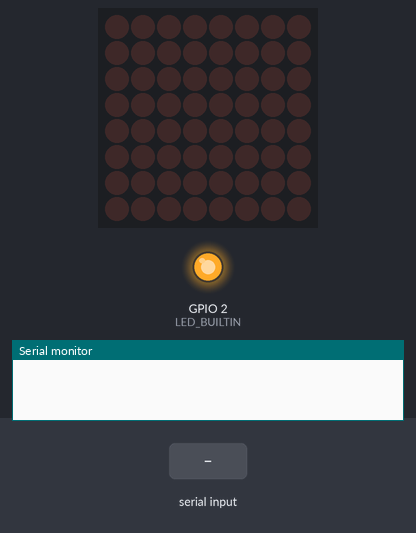
Bench run of a sketch on a simulated ESP8266 (NodeMCU). Parts: 8×8 LED matrix, output pins drawn as LEDs (lit = HIGH, except the on-board LED, lit = LOW), the last lines printed to the serial monitor. Inputs (shaded band) come from the test bench. WiFi joins after 1.5 s; servers stay silent unless stated.

Above: at 3.0 s.
3.1 s: "1" received over Serial
At 4.8 s:
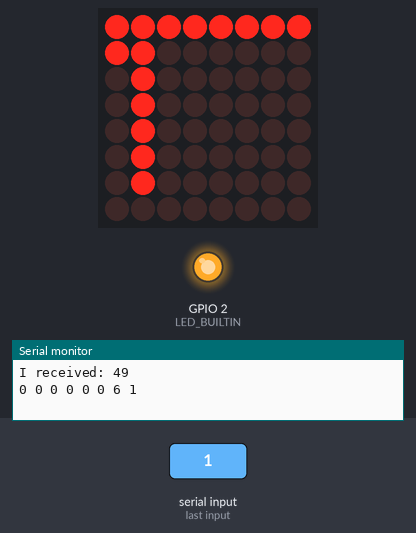
5.6 s: "0" received over Serial
At 7.8 s:
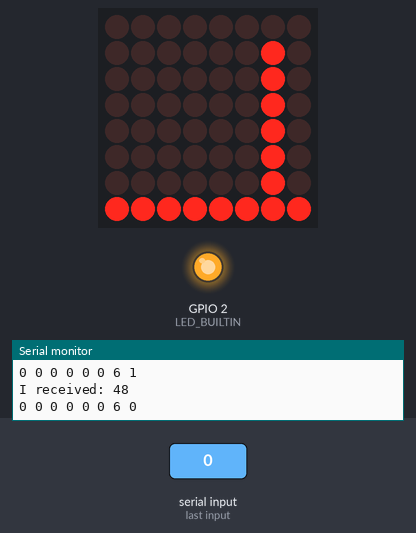
8.1 s: "2" received over Serial
At 9.9 s:
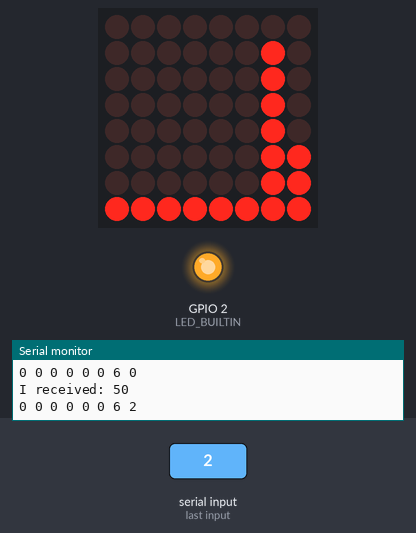
10.6 s: "1" received over Serial
At 12.9 s:
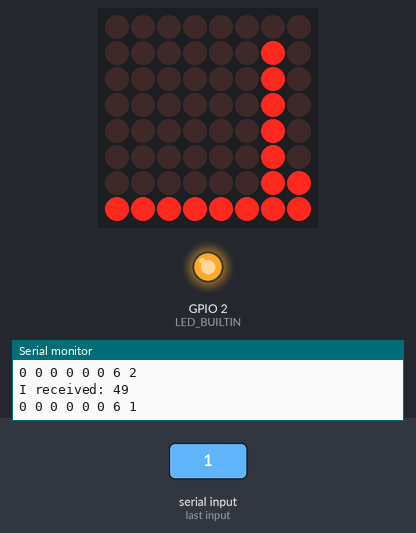
Timing chart, 0 to 14.1 s (numbered marks = the images above; inputs shaded):
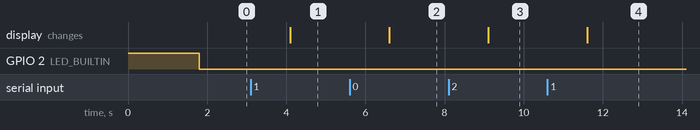

Measured:
- after the input at 3.1 s, the display: changes after 1.0 s (image 1)
- after the input at 5.6 s, the display: changes after 1.0 s (image 2)
- after the input at 8.1 s, the display: changes after 1.0 s (image 3)
- after the input at 10.6 s, the display: changes after 1.0 s (image 4)

The sketch:

ESP8266.ino
```cpp
// This is the code that was uploaded to the ESP8266. It decodes a value that it receives through Serial.
// It sends this information to the LED matrix.
// It connects the ESP8266 to a cell phone. It controls the LED matrix through WIFI communication.

// Libraries
#include "math.h"
// We utilized the math library by Arduino
#include <Wire.h>
// We utilized the Wire library by Arduino
#include <Adafruit_GFX.h>
// We utilized the Adafruit_GFX library by Adafruit
#include "Adafruit_LEDBackpack.h"
// We utilized the Adafruit_LEDBackpack library by Adafruit
#include <ESP8266WiFi.h>
// We utilized the ESP8266WiFi library by earlephilhower
// https://github.com/esp8266/Arduino/tree/master/libraries/ESP8266WiFi
#include <BlynkSimpleEsp8266.h>
// We utilized BlynkSimpleEsp8266 library by Blynk
// https://github.com/blynkkk/blynk-library


// Variables
#define BLYNK_PRINT Serial
#define SAMPLES 128
#define SAMPLING_FREQUENCY 9999
#define WIDTH 8

int incomingByte = 0;   // For incoming serial data
int incomingByte2 = 0;   // For incoming serial data
int incomingByte3 = 0;   // For incoming serial data

int ori = 2; // Orientation
boolean state = true; // ON or OFF

// Adafruit LED Matrix
uint16_t bottom_x0 = 0;
uint16_t bottom_x1 = 1;
uint16_t bottom_x2 = 2;
uint16_t bottom_x3 = 3;
uint16_t bottom_x4 = 4;
uint16_t bottom_x5 = 5;
uint16_t bottom_x6 = 6;
uint16_t bottom_x7 = 7;

uint16_t bottom_y0 = 0;
uint16_t bottom_y1 = 0;
uint16_t bottom_y2 = 0;
uint16_t bottom_y3 = 0;
uint16_t bottom_y4 = 0;
uint16_t bottom_y5 = 0;
uint16_t bottom_y6 = 0;
uint16_t bottom_y7 = 0;

uint16_t top_x0 = 0;
uint16_t top_x1 = 1;
uint16_t top_x2 = 2;
uint16_t top_x3 = 3;
uint16_t top_x4 = 4;
uint16_t top_x5 = 5;
uint16_t top_x6 = 6;
uint16_t top_x7 = 7;

// These are the values that will change depending on the FFT
uint16_t top_y0 = 0;
uint16_t top_y1 = 0;
uint16_t top_y2 = 0;
uint16_t top_y3 = 0;
uint16_t top_y4 = 0;
uint16_t top_y5 = 0;
uint16_t top_y6 = 0;
uint16_t top_y7 = 0;

Adafruit_8x8matrix matrix = Adafruit_8x8matrix();
char auth[] = "e1d72bf1e7654794bf2486db653a3e9a"; // For WIFI

// Your WIFI credentials
// Set password to "" for open networks
char ssid[] = "Lindsey";
char pass[] = "12345678";
void setup() {
        pinMode(LED_BUILTIN,OUTPUT);
        Serial.begin(115200);
        matrix.begin(0x70);
        digitalWrite(LED_BUILTIN,HIGH);
        Blynk.begin(auth, ssid, pass);
        digitalWrite(LED_BUILTIN,LOW);
}

void loop() {
        Blynk.run();
        uint8_t buf[3]={0,0,0};
        // Send data when data is received
        if (Serial.available() > 0)
        {
          // Read value
          Serial.readBytes(buf,3);
          // Value
          Serial.print("I received: ");

          int i=(int)buf[0];
          int j=(int)buf[1];
          int k=(int)buf[2];
          int result=i+256*j+65536*k; // Decode
          Serial.println(result, DEC); // Debug
          if(state) // ON or OFF
          {
            magicNumberDecoder(result);
          }
          else
          {
            matrix.clear();
            matrix.writeDisplay();
          }
        }
}
void magicNumberDecoder(int magicNumber)
{
  int numbers[WIDTH];
  for(int i=0;i<WIDTH;i++)
  {
    numbers[i]=((magicNumber>>3*(7-i))&7); // Decode
    Serial.print(numbers[i]);
    Serial.print(" ");
  }
  Serial.println();
  top_y7 = numbers[0];
  top_y6 = numbers[1];
  top_y5 = numbers[2];
  top_y4 = numbers[3];
  top_y3 = numbers[4];
  top_y2 = numbers[5];
  top_y1 = numbers[6];
  top_y0 = numbers[7];

  matrix.clear(); // Clear matrix

  // Matrix Routing
  // First Column
  matrix.drawLine(bottom_x0, bottom_y0, top_x0, top_y0, LED_ON);

  // Second Column
  matrix.drawLine(bottom_x1, bottom_y1, top_x1, top_y1, LED_ON);

  // Third Column
  matrix.drawLine(bottom_x2, bottom_y2, top_x2, top_y2, LED_ON);

  // Fourth Column
  matrix.drawLine(bottom_x3, bottom_y3, top_x3, top_y3, LED_ON);

  // Fifth Column
  matrix.drawLine(bottom_x4, bottom_y4, top_x4, top_y4, LED_ON);

  // Sixth Column
  matrix.drawLine(bottom_x5, bottom_y5, top_x5, top_y5, LED_ON);

  // Seventh Column
  matrix.drawLine(bottom_x6, bottom_y6, top_x6, top_y6, LED_ON);

  // Eighth Column
  matrix.drawLine(bottom_x7, bottom_y7, top_x7, top_y7, LED_ON);

  // Write
  matrix.writeDisplay();
  matrix.setRotation(ori);
}
// Control state via Blynk
BLYNK_WRITE(V0)
{
  if(param.asInt())
  {
    state=true;
  }
  else
  {
    state=false;
  }
}
// Control Orientation via Blynk
BLYNK_WRITE(V1)
{
  ori=param.asInt();
}
```
